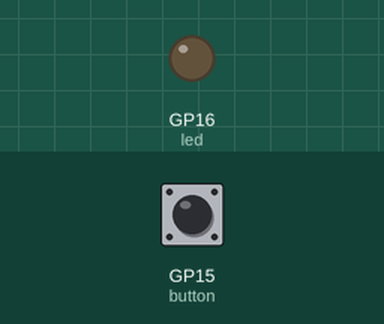
This program was run on a simulated Raspberry Pi Pico running MicroPython. Shown: output pins drawn as LEDs (lit = HIGH). The test bench sets the inputs (shaded band); at power-on: GP15 (button) LOW.

Above: at 1.2 s.
1.3 s: GP15 (button) pulled HIGH for 0.15 s
At 1.37 s:
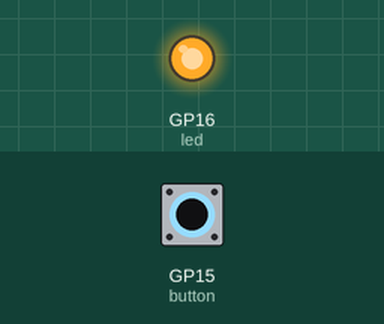
2.9 s: GP15 (button) pulled HIGH for 3.2 s
At 6.4 s:
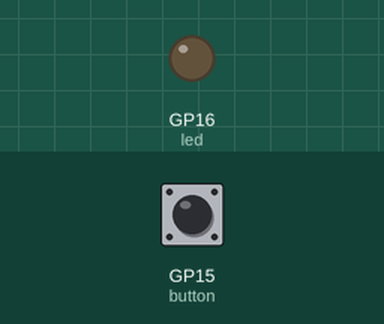
Timing chart, 0 to 7.9 s (numbered marks = the images above; inputs shaded):
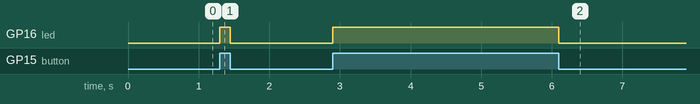

Measured:
- after the input at 1.3 s, GP16 (led): LOW → HIGH at once, → LOW 0.15 s later
- after the input at 2.9 s, GP16 (led): LOW → HIGH at once, → LOW 3.2 s later

The program:

Original_lightON_press.py
```python
from machine import Pin
import time

### ORIGINAL CODE USE FOR PICO 1 ###
# set up pin 15 as an input with a pull-down resistor
#button = Pin(15, Pin.IN, Pin.PULL_DOWN)

### MODIFIED CODE USE FOR PICO 2 ###
button = Pin(15, Pin.IN)

# set up pin 16 connected to the LED as an output
led = Pin(16, Pin.OUT)

while True:
    # if the button is pressed, then turn on the LED
    if button.value() == 1:
        led.value(1)

    # if its not pressed, then turn the LED off
    else:
        led.value(0)
```
